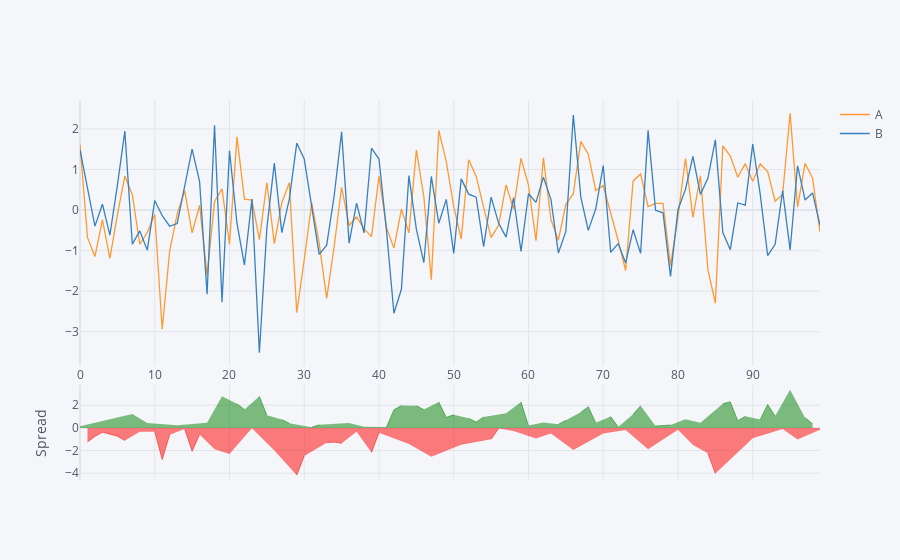

The cell this chart's notebook holds for it:
### Markdown cell above
## Spread:

### Code cell
df[['A','B']].iplot(kind='spread');
